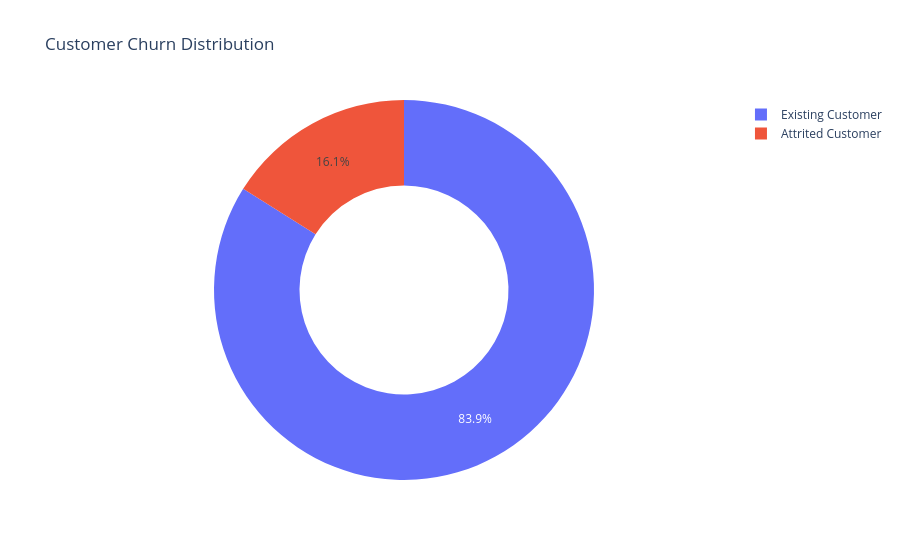

The notebook cell this image was saved under:
### Markdown cell above
# Exploratory Data Analysis (EDA)

Exploratory Data Analysis helps us understand customer behavior, identify churn patterns, and uncover actionable business insights.

This section includes:

- Univariate Analysis
- Bivariate Analysis
- Multivariate Analysis
- Business Insights
- Recommendations

### Code cell
churn_counts = data["Attrition_Flag"].value_counts().reset_index()
churn_counts.columns = ["Customer Status", "Count"]

fig = px.pie(
    churn_counts,
    names="Customer Status",
    values="Count",
    hole=0.55,
    title="Customer Churn Distribution"
)

fig.show()

### Figure 1 — Plotly figure (JSON) as saved in the notebook; plotly's stock layout.template omitted (floating-point values rounded to 4 significant figures)
{"data": [{"domain": {"x": [0, 1], "y": [0, 1]}, "hole": 0.55, "hovertemplate": "Customer Status=%{label}<br>Count=%{value}<extra></extra>", "labels": ["Existing Customer", "Attrited Customer"], "legendgroup": "", "name": "", "showlegend": true, "type": "pie", "values": [8500, 1627]}], "layout": {"legend": {"tracegroupgap": 0}, "title": {"text": "Customer Churn Distribution"}}}
